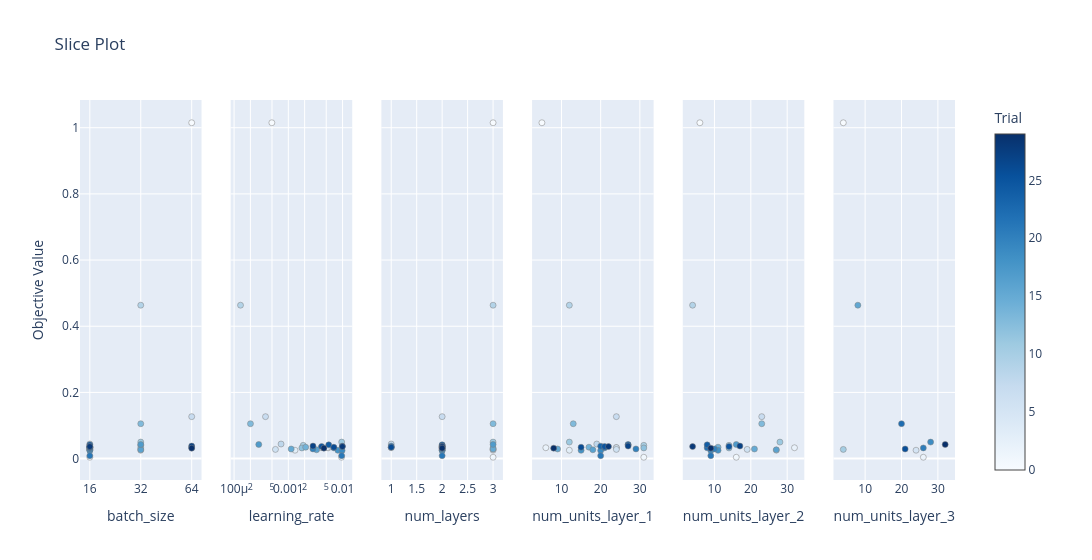

The notebook cell this image was saved under:
### Code cell
# visualizing Optuna results
import plotly 
optuna.visualization.plot_optimization_history(study)
optuna.visualization.plot_param_importances(study)
optuna.visualization.plot_slice(study)

### Figure 1 — Plotly figure (JSON) as saved in the notebook; plotly's stock layout.template omitted (floating-point values rounded to 4 significant figures)
{"data": [{"marker": {"color": [0, 1, 2, 3, 4, 5, 6, 7, 8, 9, 10, 11, 12, 13, 14, 15, 16, 17, 18, 19, 20, 21, 22, 23, 24, 25, 26, 27, 28, 29], "colorbar": {"title": {"text": "Trial"}, "x": 1, "xpad": 40}, "colorscale": [[0, "rgb(247,251,255)"], [0.125, "rgb(222,235,247)"], [0.25, "rgb(198,219,239)"], [0.375, "rgb(158,202,225)"], [0.5, "rgb(107,174,214)"], [0.625, "rgb(66,146,198)"], [0.75, "rgb(33,113,181)"], [0.875, "rgb(8,81,156)"], [1, "rgb(8,48,107)"]], "line": {"color": "Grey", "width": 0.5}, "showscale": true}, "mode": "markers", "name": "Feasible Trial", "showlegend": false, "type": "scatter", "x": [64, 16, 16, 32, 16, 16, 16, 64, 16, 32, 32, 32, 32, 32, 64, 16, 32, 32, 16, 16, 16, 16, 16, 16, 16, 16, 16, 64, 16, 64], "xaxis": "x", "y": [1.015, 0.004098, 0.03283, 0.02534, 0.03323, 0.03315, 0.02782, 0.1268, 0.04408, 0.4636, 0.04005, 0.0499, 0.03222, 0.1054, 0.0345, 0.02907, 0.0267, 0.0427, 0.02494, 0.0243, 0.02923, 0.008896, 0.03259, 0.03767, 0.04157, 0.03661, 0.03434, 0.03793, 0.03639, 0.03166], "yaxis": "y"}, {"marker": {"color": [0, 1, 2, 3, 4, 5, 6, 7, 8, 9, 10, 11, 12, 13, 14, 15, 16, 17, 18, 19, 20, 21, 22, 23, 24, 25, 26, 27, 28, 29], "colorbar": {"title": {"text": "Trial"}, "x": 1, "xpad": 40}, "colorscale": [[0, "rgb(247,251,255)"], [0.125, "rgb(222,235,247)"], [0.25, "rgb(198,219,239)"], [0.375, "rgb(158,202,225)"], [0.5, "rgb(107,174,214)"], [0.625, "rgb(66,146,198)"], [0.75, "rgb(33,113,181)"], [0.875, "rgb(8,81,156)"], [1, "rgb(8,48,107)"]], "line": {"color": "Grey", "width": 0.5}, "showscale": false}, "mode": "markers", "name": "Feasible Trial", "showlegend": false, "type": "scatter", "x": [0.0004974, 0.009572, 0.005486, 0.001328, 0.005251, 0.004023, 0.000579, 0.00038, 0.0007347, 0.0001315, 0.001883, 0.009632, 0.001778, 0.0002006, 0.002088, 0.001129, 0.003315, 0.0002853, 0.008177, 0.009788, 0.002842, 0.009632, 0.006873, 0.009894, 0.005561, 0.004112, 0.006916, 0.002848, 0.009926, 0.004528], "xaxis": "x2", "y": [1.015, 0.004098, 0.03283, 0.02534, 0.03323, 0.03315, 0.02782, 0.1268, 0.04408, 0.4636, 0.04005, 0.0499, 0.03222, 0.1054, 0.0345, 0.02907, 0.0267, 0.0427, 0.02494, 0.0243, 0.02923, 0.008896, 0.03259, 0.03767, 0.04157, 0.03661, 0.03434, 0.03793, 0.03639, 0.03166], "yaxis": "y2"}, {"marker": {"color": [0, 1, 2, 3, 4, 5, 6, 7, 8, 9, 10, 11, 12, 13, 14, 15, 16, 17, 18, 19, 20, 21, 22, 23, 24, 25, 26, 27, 28, 29], "colorbar": {"title": {"text": "Trial"}, "x": 1, "xpad": 40}, "colorscale": [[0, "rgb(247,251,255)"], [0.125, "rgb(222,235,247)"], [0.25, "rgb(198,219,239)"], [0.375, "rgb(158,202,225)"], [0.5, "rgb(107,174,214)"], [0.625, "rgb(66,146,198)"], [0.75, "rgb(33,113,181)"], [0.875, "rgb(8,81,156)"], [1, "rgb(8,48,107)"]], "line": {"color": "Grey", "width": 0.5}, "showscale": false}, "mode": "markers", "name": "Feasible Trial", "showlegend": false, "type": "scatter", "x": [3, 3, 2, 3, 1, 1, 3, 2, 1, 3, 2, 3, 3, 3, 2, 3, 2, 3, 2, 2, 2, 2, 2, 1, 2, 2, 1, 2, 2, 2], "xaxis": "x3", "y": [1.015, 0.004098, 0.03283, 0.02534, 0.03323, 0.03315, 0.02782, 0.1268, 0.04408, 0.4636, 0.04005, 0.0499, 0.03222, 0.1054, 0.0345, 0.02907, 0.0267, 0.0427, 0.02494, 0.0243, 0.02923, 0.008896, 0.03259, 0.03767, 0.04157, 0.03661, 0.03434, 0.03793, 0.03639, 0.03166], "yaxis": "y3"}, {"marker": {"color": [0, 1, 2, 3, 4, 5, 6, 7, 8, 9, 10, 11, 12, 13, 14, 15, 16, 17, 18, 19, 20, 21, 22, 23, 24, 25, 26, 27, 28, 29], "colorbar": {"title": {"text": "Trial"}, "x": 1, "xpad": 40}, "colorscale": [[0, "rgb(247,251,255)"], [0.125, "rgb(222,235,247)"], [0.25, "rgb(198,219,239)"], [0.375, "rgb(158,202,225)"], [0.5, "rgb(107,174,214)"], [0.625, "rgb(66,146,198)"], [0.75, "rgb(33,113,181)"], [0.875, "rgb(8,81,156)"], [1, "rgb(8,48,107)"]], "line": {"color": "Grey", "width": 0.5}, "showscale": false}, "mode": "markers", "name": "Feasible Trial", "showlegend": false, "type": "scatter", "x": [5, 31, 6, 12, 24, 24, 24, 24, 19, 12, 31, 12, 31, 13, 17, 9, 18, 27, 15, 20, 29, 20, 21, 20, 27, 21, 15, 27, 22, 8], "xaxis": "x4", "y": [1.015, 0.004098, 0.03283, 0.02534, 0.03323, 0.03315, 0.02782, 0.1268, 0.04408, 0.4636, 0.04005, 0.0499, 0.03222, 0.1054, 0.0345, 0.02907, 0.0267, 0.0427, 0.02494, 0.0243, 0.02923, 0.008896, 0.03259, 0.03767, 0.04157, 0.03661, 0.03434, 0.03793, 0.03639, 0.03166], "yaxis": "y4"}, {"marker": {"color": [0, 1, 2, 3, 6, 7, 9, 10, 11, 12, 13, 14, 15, 16, 17, 18, 19, 20, 21, 22, 24, 25, 27, 28, 29], "colorbar": {"title": {"text": "Trial"}, "x": 1, "xpad": 40}, "colorscale": [[0, "rgb(247,251,255)"], [0.125, "rgb(222,235,247)"], [0.25, "rgb(198,219,239)"], [0.375, "rgb(158,202,225)"], [0.5, "rgb(107,174,214)"], [0.625, "rgb(66,146,198)"], [0.75, "rgb(33,113,181)"], [0.875, "rgb(8,81,156)"], [1, "rgb(8,48,107)"]], "line": {"color": "Grey", "width": 0.5}, "showscale": false}, "mode": "markers", "name": "Feasible Trial", "showlegend": false, "type": "scatter", "x": [6, 16, 32, 27, 19, 23, 4, 14, 28, 14, 23, 11, 21, 27, 16, 11, 9, 10, 9, 8, 8, 14, 17, 4, 9], "xaxis": "x5", "y": [1.015, 0.004098, 0.03283, 0.02534, 0.02782, 0.1268, 0.4636, 0.04005, 0.0499, 0.03222, 0.1054, 0.0345, 0.02907, 0.0267, 0.0427, 0.02494, 0.0243, 0.02923, 0.008896, 0.03259, 0.04157, 0.03661, 0.03793, 0.03639, 0.03166], "yaxis": "y5"}, {"marker": {"color": [0, 1, 3, 6, 9, 11, 12, 13, 15, 17], "colorbar": {"title": {"text": "Trial"}, "x": 1, "xpad": 40}, "colorscale": [[0, "rgb(247,251,255)"], [0.125, "rgb(222,235,247)"], [0.25, "rgb(198,219,239)"], [0.375, "rgb(158,202,225)"], [0.5, "rgb(107,174,214)"], [0.625, "rgb(66,146,198)"], [0.75, "rgb(33,113,181)"], [0.875, "rgb(8,81,156)"], [1, "rgb(8,48,107)"]], "line": {"color": "Grey", "width": 0.5}, "showscale": false}, "mode": "markers", "name": "Feasible Trial", "showlegend": false, "type": "scatter", "x": [4, 26, 24, 4, 8, 28, 26, 20, 21, 32], "xaxis": "x6", "y": [1.015, 0.004098, 0.02534, 0.02782, 0.4636, 0.0499, 0.03222, 0.1054, 0.02907, 0.0427], "yaxis": "y6"}], "layout": {"title": {"text": "Slice Plot"}, "width": 1800, "xaxis": {"anchor": "y", "categoryarray": [16, 32, 64], "categoryorder": "array", "domain": [0, 0.1389], "title": {"text": "batch_size"}, "type": "category"}, "xaxis2": {"anchor": "y2", "domain": [0.1722, 0.3111], "title": {"text": "learning_rate"}, "type": "log"}, "xaxis3": {"anchor": "y3", "domain": [0.3444, 0.4833], "title": {"text": "num_layers"}}, "xaxis4": {"anchor": "y4", "domain": [0.5167, 0.6556], "title": {"text": "num_units_layer_1"}}, "xaxis5": {"anchor": "y5", "domain": [0.6889, 0.8278], "title": {"text": "num_units_layer_2"}}, "xaxis6": {"anchor": "y6", "domain": [0.8611, 1], "title": {"text": "num_units_layer_3"}}, "yaxis": {"anchor": "x", "domain": [0, 1], "title": {"text": "Objective Value"}}, "yaxis2": {"anchor": "x2", "domain": [0, 1], "matches": "y", "showticklabels": false}, "yaxis3": {"anchor": "x3", "domain": [0, 1], "matches": "y", "showticklabels": false}, "yaxis4": {"anchor": "x4", "domain": [0, 1], "matches": "y", "showticklabels": false}, "yaxis5": {"anchor": "x5", "domain": [0, 1], "matches": "y", "showticklabels": false}, "yaxis6": {"anchor": "x6", "domain": [0, 1], "matches": "y", "showticklabels": false}}}
